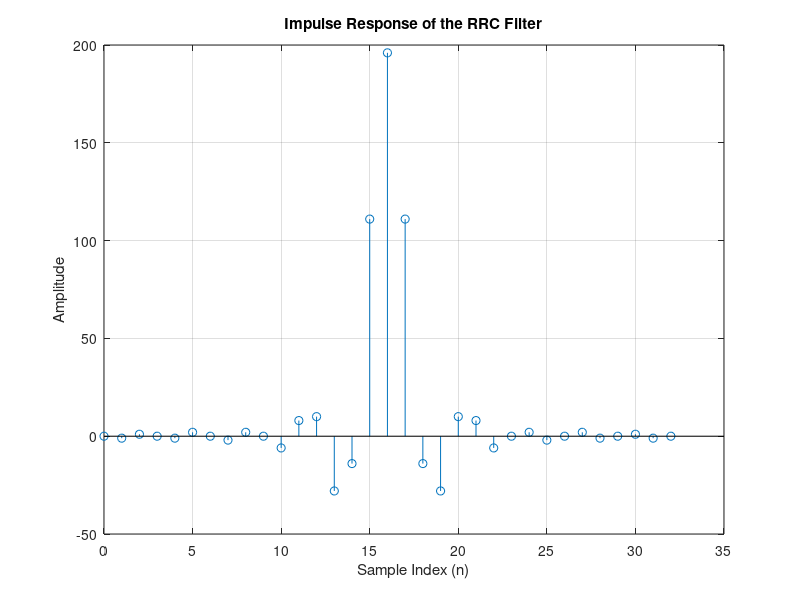
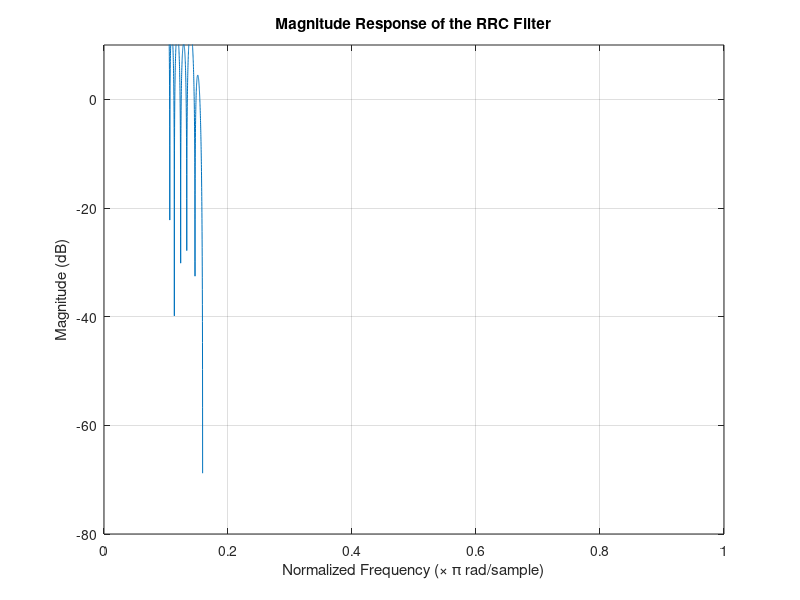
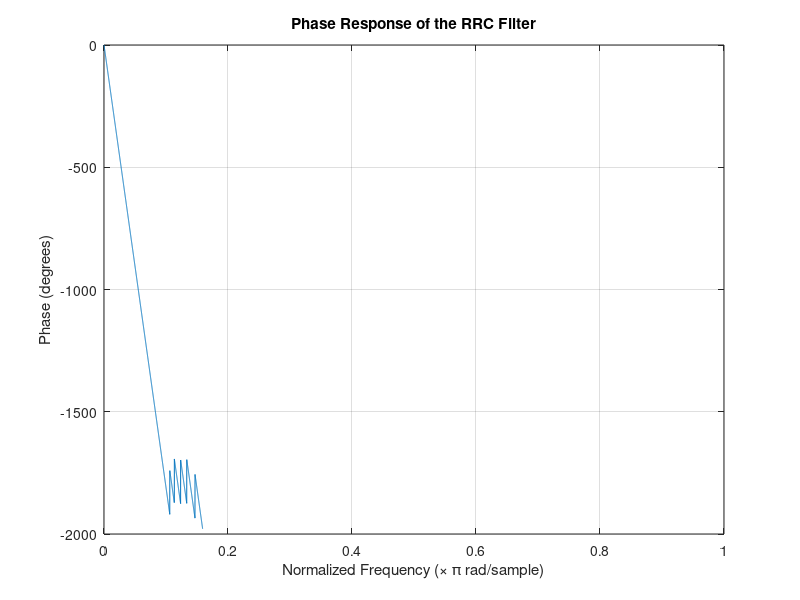

Write the MATLAB code that produced these figures, in order.
% 주어진 필터 계수
filter_coefficients = [0, -1, 1, 0, -1, 2, 0, -2, 2, 0, -6, 8, 10, -28, -14, 111, 196, 111, -14, -28, 10, 8, -6, 0, 2, -2, 0, 2, -1, 0, 1, -1, 0];

% 1. 임펄스 응답 플롯
figure;
stem(0:length(filter_coefficients)-1, filter_coefficients);
title('Impulse Response of the RRC Filter');
xlabel('Sample Index (n)');
ylabel('Amplitude');
grid on;

% 2. 주파수 응답 플롯
% fftfreqz 함수를 사용하여 주파수 응답 계산
% [H, W] = freqz(b, a, nfft, Fs);
% b는 필터 계수 (분자 계수), a는 분모 계수 (FIR 필터이므로 1)
% nfft는 FFT 포인트 수 (주파수 해상도)
% Fs는 샘플링 주파수 (정규화 주파수를 위해 1로 가정)

nfft = 2048; % 주파수 해상도를 높이기 위해 충분히 큰 값 사용
Fs = 1;      % 정규화 주파수를 위해 1로 설정 (0 ~ 0.5)

[H, W] = freqz(filter_coefficients, 1, nfft, Fs);

% 주파수 응답의 크기 (Magnitude Response) 플롯 (dB 스케일)
figure;
plot(W/pi, 20*log10(abs(H))); % W/pi는 정규화 주파수 (\times \pi rad/sample)
title('Magnitude Response of the RRC Filter');
xlabel('Normalized Frequency (\times \pi rad/sample)');
ylabel('Magnitude (dB)');
grid on;
ylim([-80 10]); % Y축 범위 조정 (필요에 따라)
xlim([0 1]);    % 정규화 주파수 범위 (0 ~ 1.0)

% 주파수 응답의 위상 (Phase Response) 플롯
figure;
plot(W/pi, unwrap(angle(H))*180/pi); % 위상 응답 (도 단위)
title('Phase Response of the RRC Filter');
xlabel('Normalized Frequency (\times \pi rad/sample)');
ylabel('Phase (degrees)');
grid on;
xlim([0 1]);

disp('Filter Coefficients Length: ');
disp(length(filter_coefficients));